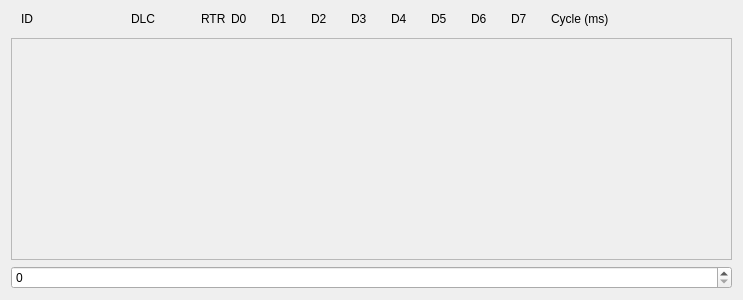
<?xml version="1.0" encoding="UTF-8"?>
<ui version="4.0">
 <class>DialogSendData</class>
 <widget class="QDialog" name="DialogSendData">
  <property name="geometry">
   <rect>
    <x>0</x>
    <y>0</y>
    <width>739</width>
    <height>300</height>
   </rect>
  </property>
  <property name="windowTitle">
   <string>Send data</string>
  </property>
  <layout class="QVBoxLayout" name="verticalLayout">
   <item>
    <widget class="QWidget" name="widget" native="true">
     <property name="sizePolicy">
      <sizepolicy hsizetype="Fixed" vsizetype="Fixed">
       <horstretch>0</horstretch>
       <verstretch>0</verstretch>
      </sizepolicy>
     </property>
     <property name="minimumSize">
      <size>
       <width>721</width>
       <height>21</height>
      </size>
     </property>
     <property name="maximumSize">
      <size>
       <width>721</width>
       <height>21</height>
      </size>
     </property>
     <widget class="QLabel" name="label_13">
      <property name="geometry">
       <rect>
        <x>340</x>
        <y>0</y>
        <width>21</width>
        <height>16</height>
       </rect>
      </property>
      <property name="text">
       <string>D3</string>
      </property>
     </widget>
     <widget class="QLabel" name="label_14">
      <property name="geometry">
       <rect>
        <x>500</x>
        <y>0</y>
        <width>21</width>
        <height>16</height>
       </rect>
      </property>
      <property name="text">
       <string>D7</string>
      </property>
     </widget>
     <widget class="QLabel" name="label_15">
      <property name="geometry">
       <rect>
        <x>460</x>
        <y>0</y>
        <width>21</width>
        <height>16</height>
       </rect>
      </property>
      <property name="text">
       <string>D6</string>
      </property>
     </widget>
     <widget class="QLabel" name="label_16">
      <property name="geometry">
       <rect>
        <x>190</x>
        <y>0</y>
        <width>31</width>
        <height>16</height>
       </rect>
      </property>
      <property name="text">
       <string>RTR</string>
      </property>
     </widget>
     <widget class="QLabel" name="label_17">
      <property name="geometry">
       <rect>
        <x>260</x>
        <y>0</y>
        <width>21</width>
        <height>16</height>
       </rect>
      </property>
      <property name="text">
       <string>D1</string>
      </property>
     </widget>
     <widget class="QLabel" name="label_18">
      <property name="geometry">
       <rect>
        <x>420</x>
        <y>0</y>
        <width>21</width>
        <height>16</height>
       </rect>
      </property>
      <property name="text">
       <string>D5</string>
      </property>
     </widget>
     <widget class="QLabel" name="label_19">
      <property name="geometry">
       <rect>
        <x>540</x>
        <y>0</y>
        <width>71</width>
        <height>16</height>
       </rect>
      </property>
      <property name="text">
       <string>Cycle (ms)</string>
      </property>
     </widget>
     <widget class="QLabel" name="label_20">
      <property name="geometry">
       <rect>
        <x>10</x>
        <y>0</y>
        <width>21</width>
        <height>16</height>
       </rect>
      </property>
      <property name="text">
       <string>ID</string>
      </property>
     </widget>
     <widget class="QLabel" name="label_21">
      <property name="geometry">
       <rect>
        <x>120</x>
        <y>0</y>
        <width>31</width>
        <height>16</height>
       </rect>
      </property>
      <property name="text">
       <string>DLC</string>
      </property>
     </widget>
     <widget class="QLabel" name="label_22">
      <property name="geometry">
       <rect>
        <x>380</x>
        <y>0</y>
        <width>21</width>
        <height>16</height>
       </rect>
      </property>
      <property name="text">
       <string>D4</string>
      </property>
     </widget>
     <widget class="QLabel" name="label_23">
      <property name="geometry">
       <rect>
        <x>220</x>
        <y>0</y>
        <width>21</width>
        <height>16</height>
       </rect>
      </property>
      <property name="text">
       <string>D0</string>
      </property>
     </widget>
     <widget class="QLabel" name="label_24">
      <property name="geometry">
       <rect>
        <x>300</x>
        <y>0</y>
        <width>21</width>
        <height>16</height>
       </rect>
      </property>
      <property name="text">
       <string>D2</string>
      </property>
     </widget>
    </widget>
   </item>
   <item>
    <widget class="QScrollArea" name="scrollArea">
     <property name="widgetResizable">
      <bool>true</bool>
     </property>
     <property name="alignment">
      <set>Qt::AlignLeading|Qt::AlignLeft|Qt::AlignTop</set>
     </property>
     <widget class="QWidget" name="scrollAreaWidgetContents">
      <property name="geometry">
       <rect>
        <x>0</x>
        <y>0</y>
        <width>717</width>
        <height>221</height>
       </rect>
      </property>
      <layout class="QVBoxLayout" name="verticalLayout_2">
       <item>
        <layout class="QVBoxLayout" name="verticalLayout_Widget"/>
       </item>
      </layout>
     </widget>
    </widget>
   </item>
   <item>
    <widget class="QSpinBox" name="spinBox"/>
   </item>
  </layout>
 </widget>
 <resources/>
 <connections/>
</ui>
